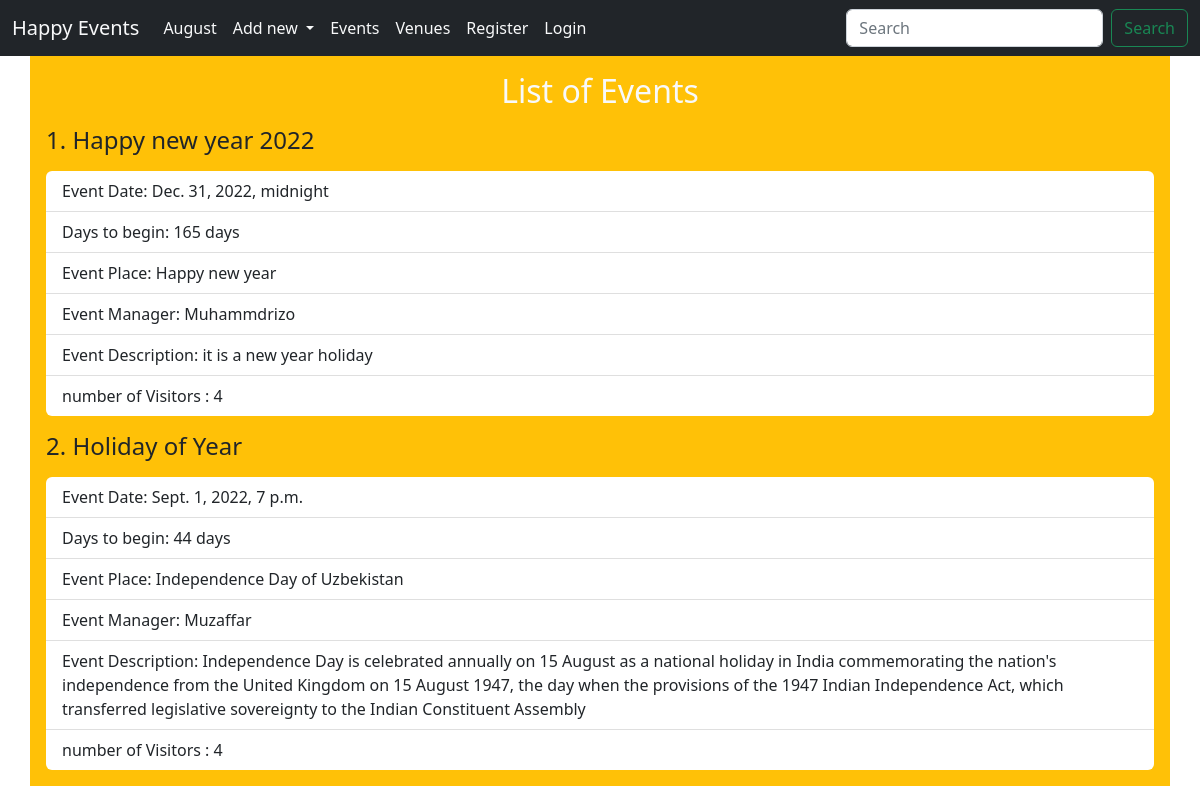
The app's page /events with its own data.
### events/models.py (models this page shows)
class Event(models.Model):
	name = models.CharField('Event Name', max_length=100)
	event_date = models.DateTimeField('Event Date')
	venue = models.ForeignKey(Venue, null=True,on_delete=models.CASCADE)
	manager = models.CharField('Event Manager', max_length=100)
	description = models.TextField(blank=True)
	visitors = models.ManyToManyField(ClubUser, blank=True)
	def __str__(self):
		return self.name
	@property
	def Days_till(self):
		today = date.today()
		days_till = self.event_date.date() - today
		days_till_stripped = str(days_till).split(",", 1)[0]
		return days_till_stripped

class Venue(models.Model):
    name = models.CharField('Venue name', max_length=100)
    address = models.CharField('address', max_length=30)
    zip_code = models.CharField('zip code', max_length=10)
    phone = models.CharField('Contact Phone', max_length=12, blank=True)
    web = models.URLField('Website address', blank=True)
    email_address = models.EmailField('Email address', blank=True )
    owner = models.IntegerField('venue owner', blank=False, default=1)
    venue_image = models.ImageField(null=True, blank=True, upload_to='images/')
    def __str__(self):
	    return self.name

### events/views.py (the view)
# urls.py: path('events', views.all_events, name='events'),
def all_events(request):
	events = Event.objects.all().order_by('name')
	visitorsnumber = ClubUser.objects.all().count()
	return render(request, 'event_list.html', {'events':events, 'number':visitorsnumber})

### templates/event_list.html (shortened to what this page needs)
{% extends 'base.html' %}
{% block content%}
<div class="container p-3 bg-warning text-light">
   <h2 class="text-center">List of Events</h2>
{% for event in events %}
<h4 class="my-3 text-dark">{{forloop.counter }}.  {{event}}</h4>
<ul class="list-group list-group-flush rounded">
    <li class="list-group-item">Event Date: {{event.event_date}}</li>
    <li class="list-group-item">Days to begin: {{event.Days_till}}</li>
    <li class="list-group-item">Event Place: {{event.venue}}</li>
    <li class="list-group-item">Event Manager: {{event.manager}}</li>
    <li class="list-group-item"> Event Description: {{event.description}}</li>
    <li class="list-group-item">number of Visitors : {{number}}</li>
</ul>
{% endfor %}
</div>
{% endblock %}

### templates/base.html (shortened to what this page needs)
<!DOCTYPE html>
<html>
<head>
     <link href="https://cdn.jsdelivr.net/npm/bootstrap@5.2.0-beta1/dist/css/bootstrap.min.css" rel="stylesheet">
</head>
<body>
{% include 'navbar.html' %}
{% block content%}
{% endblock %}
</body>
</html>

### templates/navbar.html (shortened to what this page needs)
<nav class="navbar navbar-expand-lg bg-dark">
  <div class="container-fluid">
    <a class="navbar-brand text-light" href="{% url 'home.html' %}">Happy Events</a>
    <div class="collapse navbar-collapse" id="navbarSupportedContent">
      <ul class="navbar-nav me-auto mb-2 mb-lg-0 ">
        <li class="nav-item">
          <a class="nav-link active text-light" aria-current="page"
          href="{% url 'home.html' '2022' 'August' %}"> August </a>
        </li>
        <li class="nav-item dropdown">
          <a class="nav-link dropdown-toggle text-light" href="#" id="navbarDropdown" role="button" data-bs-toggle="dropdown" aria-expanded="false">
            Add new
          </a>
           </li>
        <li class="nav-item">
          <a class="nav-link active text-light" aria-current="page"
          href="{% url 'events' %}"> Events </a>
        </li>
        <li class="nav-item">
          <a class="nav-link active text-light" aria-current="page"
          href="{% url 'all_venues' %}"> Venues </a>
        </li>
        <li class="nav-item">
          <a class="nav-link active text-light" aria-current="page"
          href="{% url 'register' %}"> Register </a>
        </li>
        {% if user.is_authenticated %}
            <li class="nav-item">
             <a class="nav-link active text-light" aria-current="page"
              href="{% url 'logout_user' %}"> Logout </a>
             </li>
        {% else %}
         <li class="nav-item">
          <a class="nav-link active text-light" aria-current="page"
          href="{% url 'login_user' %}"> Login </a>
        </li>
        {% endif %}
      </ul>
      <form class="d-flex" role="search" method=POST action="{% url 'search' %}">
        <input class="form-control me-2" type="search" name="searched" placeholder="Search" aria-label="Search">
        <button class="btn btn-outline-success" type="submit">Search</button>
      </form>
    </div>
  </div>
</nav>

### records on screen
Event: name "Happy new year 2022", event_date "Dec. 31, 2022, midnight", Days_till "165 days", venue "Happy new year", manager "Muhammdrizo", description "it is a new year holiday", number "4"
Event: name "Holiday of Year", event_date "Sept. 1, 2022, 7 p.m.", Days_till "44 days", venue "Independence Day of Uzbekistan", manager "Muzaffar", description "Independence Day is celebrated annually on 15 August as a national holiday in India commemorating the nation's independence from the United Kingdom on 15 August 1947, the day when the provisions of the 1947 Indian Independence Act, which transferred legislative sovereignty to the Indian Constituent Assembly", number "4"
